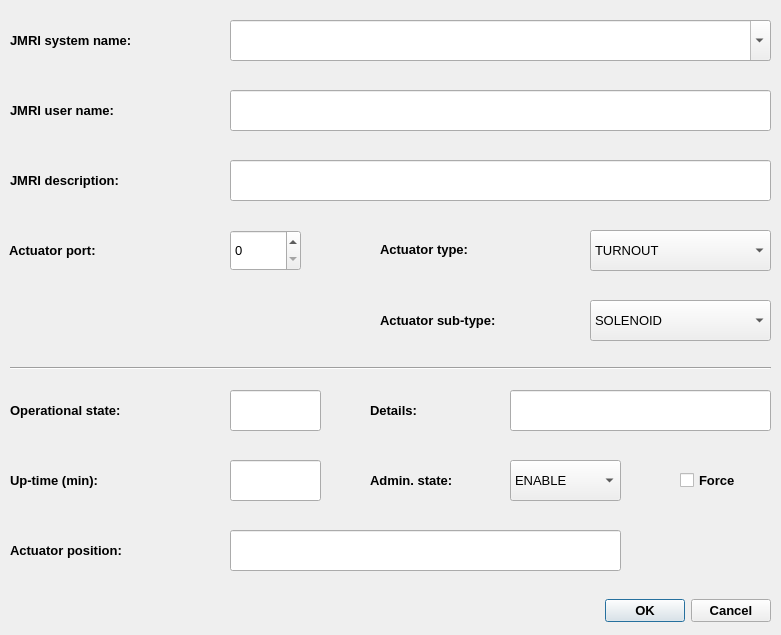
<?xml version="1.0" encoding="UTF-8"?>
<ui version="4.0">
 <class>actDialog</class>
 <widget class="QDialog" name="actDialog">
  <property name="geometry">
   <rect>
    <x>0</x>
    <y>0</y>
    <width>781</width>
    <height>635</height>
   </rect>
  </property>
  <property name="windowTitle">
   <string>Actuator</string>
  </property>
  <property name="windowIcon">
   <iconset>
    <normaloff>../icons/servo.png</normaloff>../icons/servo.png</iconset>
  </property>
  <property name="toolTip">
   <string>Tool Tip Test</string>
  </property>
  <property name="toolTipDuration">
   <number>2</number>
  </property>
  <widget class="QComboBox" name="adminStateComboBox">
   <property name="geometry">
    <rect>
     <x>510</x>
     <y>460</y>
     <width>111</width>
     <height>41</height>
    </rect>
   </property>
   <property name="font">
    <font>
     <pointsize>10</pointsize>
    </font>
   </property>
   <property name="whatsThis">
    <string>Actuator administrative state [ENABLE | DISABLE]</string>
   </property>
   <item>
    <property name="text">
     <string>ENABLE</string>
    </property>
   </item>
   <item>
    <property name="text">
     <string>DISABLE</string>
    </property>
   </item>
  </widget>
  <widget class="QLabel" name="label_3">
   <property name="geometry">
    <rect>
     <x>370</x>
     <y>460</y>
     <width>141</width>
     <height>41</height>
    </rect>
   </property>
   <property name="font">
    <font>
     <pointsize>10</pointsize>
     <weight>75</weight>
     <bold>true</bold>
    </font>
   </property>
   <property name="whatsThis">
    <string>&lt;html&gt;&lt;head/&gt;&lt;body&gt;&lt;p&gt;&lt;span style=&quot; font-weight:400;&quot;&gt;Actuator administrative state [ENABLE | DISABLE]&lt;/span&gt;&lt;/p&gt;&lt;/body&gt;&lt;/html&gt;</string>
   </property>
   <property name="text">
    <string>Admin. state:</string>
   </property>
   <property name="wordWrap">
    <bool>true</bool>
   </property>
  </widget>
  <widget class="QLabel" name="label_4">
   <property name="geometry">
    <rect>
     <x>10</x>
     <y>390</y>
     <width>221</width>
     <height>41</height>
    </rect>
   </property>
   <property name="font">
    <font>
     <pointsize>10</pointsize>
     <weight>75</weight>
     <bold>true</bold>
    </font>
   </property>
   <property name="whatsThis">
    <string>&lt;html&gt;&lt;head/&gt;&lt;body&gt;&lt;p&gt;&lt;span style=&quot; font-weight:400;&quot;&gt;Actuator operational state [AVAIL | UNAVAIL]&lt;/span&gt;&lt;/p&gt;&lt;/body&gt;&lt;/html&gt;</string>
   </property>
   <property name="text">
    <string>Operational state:</string>
   </property>
   <property name="wordWrap">
    <bool>true</bool>
   </property>
  </widget>
  <widget class="QLineEdit" name="opStateSummaryLineEdit">
   <property name="geometry">
    <rect>
     <x>230</x>
     <y>390</y>
     <width>91</width>
     <height>41</height>
    </rect>
   </property>
   <property name="font">
    <font>
     <pointsize>10</pointsize>
    </font>
   </property>
   <property name="whatsThis">
    <string>Actuator operational state [AVAIL | UNAVAIL]</string>
   </property>
   <property name="text">
    <string/>
   </property>
   <property name="readOnly">
    <bool>true</bool>
   </property>
  </widget>
  <widget class="QCheckBox" name="adminStateForceCheckBox">
   <property name="geometry">
    <rect>
     <x>680</x>
     <y>460</y>
     <width>91</width>
     <height>41</height>
    </rect>
   </property>
   <property name="font">
    <font>
     <pointsize>10</pointsize>
     <weight>75</weight>
     <bold>true</bold>
    </font>
   </property>
   <property name="whatsThis">
    <string>&lt;html&gt;&lt;head/&gt;&lt;body&gt;&lt;p&gt;&lt;span style=&quot; font-weight:400;&quot;&gt;Actuator Force Admin state change - recursively changes admin state of childs&lt;/span&gt;&lt;/p&gt;&lt;/body&gt;&lt;/html&gt;</string>
   </property>
   <property name="text">
    <string>Force</string>
   </property>
  </widget>
  <widget class="QLabel" name="label_5">
   <property name="geometry">
    <rect>
     <x>10</x>
     <y>460</y>
     <width>221</width>
     <height>41</height>
    </rect>
   </property>
   <property name="font">
    <font>
     <pointsize>10</pointsize>
     <weight>75</weight>
     <bold>true</bold>
    </font>
   </property>
   <property name="whatsThis">
    <string>&lt;html&gt;&lt;head/&gt;&lt;body&gt;&lt;p&gt;&lt;span style=&quot; font-weight:400;&quot;&gt;Actuator uptime - time sinse previous satelite start&lt;/span&gt;&lt;/p&gt;&lt;/body&gt;&lt;/html&gt;</string>
   </property>
   <property name="text">
    <string>Up-time (min):</string>
   </property>
  </widget>
  <widget class="QLineEdit" name="upTimeLineEdit">
   <property name="geometry">
    <rect>
     <x>230</x>
     <y>460</y>
     <width>91</width>
     <height>41</height>
    </rect>
   </property>
   <property name="font">
    <font>
     <pointsize>10</pointsize>
    </font>
   </property>
   <property name="whatsThis">
    <string>Actuator uptime - time sinse previous satelite start</string>
   </property>
   <property name="text">
    <string/>
   </property>
   <property name="readOnly">
    <bool>true</bool>
   </property>
   <property name="clearButtonEnabled">
    <bool>false</bool>
   </property>
  </widget>
  <widget class="QDialogButtonBox" name="confirmButtonBox">
   <property name="geometry">
    <rect>
     <x>600</x>
     <y>590</y>
     <width>171</width>
     <height>41</height>
    </rect>
   </property>
   <property name="font">
    <font>
     <pointsize>10</pointsize>
     <weight>75</weight>
     <bold>true</bold>
    </font>
   </property>
   <property name="standardButtons">
    <set>QDialogButtonBox::Cancel|QDialogButtonBox::Ok</set>
   </property>
  </widget>
  <widget class="QLabel" name="label_9">
   <property name="geometry">
    <rect>
     <x>370</x>
     <y>390</y>
     <width>141</width>
     <height>41</height>
    </rect>
   </property>
   <property name="font">
    <font>
     <pointsize>10</pointsize>
     <weight>75</weight>
     <bold>true</bold>
    </font>
   </property>
   <property name="whatsThis">
    <string>&lt;html&gt;&lt;head/&gt;&lt;body&gt;&lt;p&gt;&lt;span style=&quot; font-weight:400;&quot;&gt;Actuator detailed operational state [INIT | DISABLE | CBL | ERRSEC | FAIL]&lt;/span&gt;&lt;/p&gt;&lt;/body&gt;&lt;/html&gt;</string>
   </property>
   <property name="text">
    <string>Details:</string>
   </property>
  </widget>
  <widget class="QLineEdit" name="opStateDetailLineEdit">
   <property name="geometry">
    <rect>
     <x>510</x>
     <y>390</y>
     <width>261</width>
     <height>41</height>
    </rect>
   </property>
   <property name="font">
    <font>
     <pointsize>10</pointsize>
    </font>
   </property>
   <property name="whatsThis">
    <string>Actuator detailed operational state [INIT | DISABLE | CBL | ERRSEC | FAIL]</string>
   </property>
   <property name="text">
    <string/>
   </property>
   <property name="readOnly">
    <bool>true</bool>
   </property>
  </widget>
  <widget class="QLabel" name="label_13">
   <property name="geometry">
    <rect>
     <x>380</x>
     <y>229</y>
     <width>201</width>
     <height>41</height>
    </rect>
   </property>
   <property name="font">
    <font>
     <pointsize>10</pointsize>
     <weight>75</weight>
     <bold>true</bold>
    </font>
   </property>
   <property name="whatsThis">
    <string>&lt;html&gt;&lt;head/&gt;&lt;body&gt;&lt;p&gt;&lt;span style=&quot; font-weight:400;&quot;&gt;Actuator type&lt;/span&gt;&lt;/p&gt;&lt;/body&gt;&lt;/html&gt;</string>
   </property>
   <property name="text">
    <string>Actuator type:</string>
   </property>
  </widget>
  <widget class="QLabel" name="label_14">
   <property name="geometry">
    <rect>
     <x>10</x>
     <y>20</y>
     <width>221</width>
     <height>41</height>
    </rect>
   </property>
   <property name="font">
    <font>
     <pointsize>10</pointsize>
     <weight>75</weight>
     <bold>true</bold>
    </font>
   </property>
   <property name="whatsThis">
    <string>&lt;html&gt;&lt;head/&gt;&lt;body&gt;&lt;p&gt;&lt;span style=&quot; font-weight:400;&quot;&gt;JMRI provided actuator system name&lt;/span&gt;&lt;/p&gt;&lt;/body&gt;&lt;/html&gt;</string>
   </property>
   <property name="text">
    <string>JMRI system name:</string>
   </property>
   <property name="wordWrap">
    <bool>true</bool>
   </property>
  </widget>
  <widget class="QLabel" name="label_15">
   <property name="geometry">
    <rect>
     <x>10</x>
     <y>90</y>
     <width>221</width>
     <height>41</height>
    </rect>
   </property>
   <property name="font">
    <font>
     <pointsize>10</pointsize>
     <weight>75</weight>
     <bold>true</bold>
    </font>
   </property>
   <property name="whatsThis">
    <string>&lt;html&gt;&lt;head/&gt;&lt;body&gt;&lt;p&gt;&lt;span style=&quot; font-weight:400;&quot;&gt;JMRI provided actuator user name&lt;/span&gt;&lt;/p&gt;&lt;/body&gt;&lt;/html&gt;</string>
   </property>
   <property name="text">
    <string>JMRI user name:</string>
   </property>
   <property name="wordWrap">
    <bool>true</bool>
   </property>
  </widget>
  <widget class="QLineEdit" name="JMRIUserNameLineEdit">
   <property name="geometry">
    <rect>
     <x>230</x>
     <y>90</y>
     <width>541</width>
     <height>41</height>
    </rect>
   </property>
   <property name="font">
    <font>
     <pointsize>10</pointsize>
    </font>
   </property>
   <property name="whatsThis">
    <string>JMRI provided actuator user name</string>
   </property>
   <property name="text">
    <string/>
   </property>
   <property name="readOnly">
    <bool>false</bool>
   </property>
  </widget>
  <widget class="QLineEdit" name="actStateLineEdit">
   <property name="geometry">
    <rect>
     <x>230</x>
     <y>530</y>
     <width>391</width>
     <height>41</height>
    </rect>
   </property>
   <property name="font">
    <font>
     <pointsize>10</pointsize>
    </font>
   </property>
   <property name="whatsThis">
    <string>Current actuator state</string>
   </property>
   <property name="text">
    <string/>
   </property>
   <property name="readOnly">
    <bool>true</bool>
   </property>
  </widget>
  <widget class="QLabel" name="label_7">
   <property name="geometry">
    <rect>
     <x>10</x>
     <y>530</y>
     <width>221</width>
     <height>41</height>
    </rect>
   </property>
   <property name="font">
    <font>
     <pointsize>10</pointsize>
     <weight>75</weight>
     <bold>true</bold>
    </font>
   </property>
   <property name="whatsThis">
    <string>&lt;html&gt;&lt;head/&gt;&lt;body&gt;&lt;p&gt;&lt;span style=&quot; font-weight:400;&quot;&gt;Current actuator state&lt;/span&gt;&lt;/p&gt;&lt;/body&gt;&lt;/html&gt;</string>
   </property>
   <property name="text">
    <string>Actuator position:</string>
   </property>
  </widget>
  <widget class="QLabel" name="label_18">
   <property name="geometry">
    <rect>
     <x>10</x>
     <y>160</y>
     <width>221</width>
     <height>41</height>
    </rect>
   </property>
   <property name="font">
    <font>
     <pointsize>10</pointsize>
     <weight>75</weight>
     <bold>true</bold>
    </font>
   </property>
   <property name="whatsThis">
    <string>&lt;html&gt;&lt;head/&gt;&lt;body&gt;&lt;p&gt;&lt;span style=&quot; font-weight:400;&quot;&gt;JMRI provided actuator description&lt;/span&gt;&lt;/p&gt;&lt;/body&gt;&lt;/html&gt;</string>
   </property>
   <property name="text">
    <string>JMRI description:</string>
   </property>
   <property name="wordWrap">
    <bool>true</bool>
   </property>
  </widget>
  <widget class="QLineEdit" name="JMRIDescriptionLineEdit">
   <property name="geometry">
    <rect>
     <x>230</x>
     <y>160</y>
     <width>541</width>
     <height>41</height>
    </rect>
   </property>
   <property name="font">
    <font>
     <pointsize>10</pointsize>
    </font>
   </property>
   <property name="whatsThis">
    <string>JMRI provided actuator description</string>
   </property>
   <property name="text">
    <string/>
   </property>
   <property name="readOnly">
    <bool>false</bool>
   </property>
  </widget>
  <widget class="QLabel" name="label_17">
   <property name="geometry">
    <rect>
     <x>9</x>
     <y>230</y>
     <width>221</width>
     <height>41</height>
    </rect>
   </property>
   <property name="font">
    <font>
     <pointsize>10</pointsize>
     <weight>75</weight>
     <bold>true</bold>
    </font>
   </property>
   <property name="whatsThis">
    <string>&lt;html&gt;&lt;head/&gt;&lt;body&gt;&lt;p&gt;&lt;span style=&quot; font-weight:400;&quot;&gt;Actuator port&lt;/span&gt;&lt;/p&gt;&lt;/body&gt;&lt;/html&gt;</string>
   </property>
   <property name="text">
    <string>Actuator port:</string>
   </property>
   <property name="wordWrap">
    <bool>true</bool>
   </property>
  </widget>
  <widget class="QComboBox" name="actTypeComboBox">
   <property name="geometry">
    <rect>
     <x>590</x>
     <y>230</y>
     <width>181</width>
     <height>41</height>
    </rect>
   </property>
   <property name="font">
    <font>
     <pointsize>10</pointsize>
    </font>
   </property>
   <property name="whatsThis">
    <string>Actuator type</string>
   </property>
   <item>
    <property name="text">
     <string>TURNOUT</string>
    </property>
   </item>
   <item>
    <property name="text">
     <string>LIGHT</string>
    </property>
   </item>
   <item>
    <property name="text">
     <string>MEMORY</string>
    </property>
   </item>
   <item>
    <property name="text">
     <string/>
    </property>
   </item>
   <item>
    <property name="text">
     <string/>
    </property>
   </item>
   <item>
    <property name="text">
     <string/>
    </property>
   </item>
   <item>
    <property name="text">
     <string/>
    </property>
   </item>
  </widget>
  <widget class="Line" name="line">
   <property name="geometry">
    <rect>
     <x>10</x>
     <y>360</y>
     <width>761</width>
     <height>16</height>
    </rect>
   </property>
   <property name="orientation">
    <enum>Qt::Horizontal</enum>
   </property>
  </widget>
  <widget class="QSpinBox" name="actPortSpinBox">
   <property name="geometry">
    <rect>
     <x>230</x>
     <y>230</y>
     <width>71</width>
     <height>41</height>
    </rect>
   </property>
   <property name="font">
    <font>
     <pointsize>10</pointsize>
    </font>
   </property>
   <property name="whatsThis">
    <string>Actuator port</string>
   </property>
   <property name="prefix">
    <string/>
   </property>
   <property name="maximum">
    <number>3</number>
   </property>
  </widget>
  <widget class="QComboBox" name="actSubTypeComboBox">
   <property name="geometry">
    <rect>
     <x>590</x>
     <y>300</y>
     <width>181</width>
     <height>41</height>
    </rect>
   </property>
   <property name="font">
    <font>
     <pointsize>10</pointsize>
    </font>
   </property>
   <property name="whatsThis">
    <string>Actuator type</string>
   </property>
   <item>
    <property name="text">
     <string>SOLENOID</string>
    </property>
   </item>
   <item>
    <property name="text">
     <string>SERVO</string>
    </property>
   </item>
   <item>
    <property name="text">
     <string>PWM</string>
    </property>
   </item>
   <item>
    <property name="text">
     <string>ONOFF</string>
    </property>
   </item>
   <item>
    <property name="text">
     <string>PULSE</string>
    </property>
   </item>
  </widget>
  <widget class="QLabel" name="label_16">
   <property name="geometry">
    <rect>
     <x>380</x>
     <y>300</y>
     <width>201</width>
     <height>41</height>
    </rect>
   </property>
   <property name="font">
    <font>
     <pointsize>10</pointsize>
     <weight>75</weight>
     <bold>true</bold>
    </font>
   </property>
   <property name="whatsThis">
    <string>&lt;html&gt;&lt;head/&gt;&lt;body&gt;&lt;p&gt;&lt;span style=&quot; font-weight:400;&quot;&gt;Actuator type&lt;/span&gt;&lt;/p&gt;&lt;/body&gt;&lt;/html&gt;</string>
   </property>
   <property name="text">
    <string>Actuator sub-type:</string>
   </property>
  </widget>
  <widget class="QComboBox" name="JMRISystemNameComboBox">
   <property name="geometry">
    <rect>
     <x>230</x>
     <y>20</y>
     <width>541</width>
     <height>41</height>
    </rect>
   </property>
   <property name="font">
    <font>
     <pointsize>10</pointsize>
    </font>
   </property>
   <property name="whatsThis">
    <string>JMRI provided actuator system name</string>
   </property>
   <property name="editable">
    <bool>true</bool>
   </property>
  </widget>
 </widget>
 <resources/>
 <connections/>
</ui>
